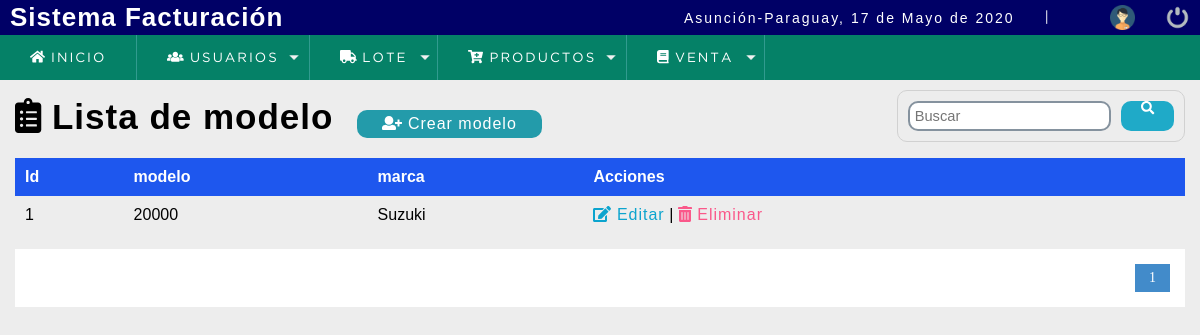
/sistema/lista_modelo.php (signed in), run on the app's committed database.
### tables this page shows
CREATE TABLE `modelo` (
  `modelo_id` int(11) NOT NULL,
  `modelo_descripcion` varchar(45) DEFAULT NULL,
  `marca_id` int(11) NOT NULL
);

CREATE TABLE `marca` (
  `marca_id` int(11) NOT NULL,
  `marca_descripcion` varchar(45) DEFAULT NULL
);

### sistema/lista_modelo.php (the view, shortened to what this page needs)
<?php
include "../conexion.php";
 ?>
<!DOCTYPE html>
<html lang="en">
<head>
<?php include "includes/scripts.php";?>
</head>
<body>
<?php include "includes/header.php"; ?>
	<section id="container">
		<h1><i class="fas fa-clipboard-list"></i> Lista de modelo</h1>
		<a href="registro_modelo.php" class="btn_new"><i class="fas fa-user-plus"></i> Crear modelo</a>
		<form action="buscar_modelo.php" method="get" class="form_search">
			<input type="text" name="busqueda" id="busqueda" placeholder="Buscar">
			<button type="submit" class="btn_search"><i class="fas fa-search"></i></button>
		</form>
		<table>
			<tr>
				<th>Id</th>
				<th>modelo</th>
				<th>marca</th>
				<th>Acciones</th>
			</tr>
			<?php
				$sql_register = mysqli_query($conection,"SELECT COUNT(*) as total_registro
																								FROM marca");
				$result_register = mysqli_fetch_array($sql_register);
				$total_registro = $result_register['total_registro'];
				$por_pagina = 5;
				if (empty($_GET['pagina']))
				{
						$pagina = 1;
				}else {
					$pagina = $_GET['pagina'];
				}
				$desde = ($pagina-1) * $por_pagina;
				$total_paginas = ceil($total_registro / $por_pagina);
					$query = mysqli_query($conection, "SELECT modelo_id,modelo_descripcion,m.marca_id,m.marca_descripcion
																						 from marca m, modelo mo
																						 where mo.marca_id = m.marca_id
																						 LIMIT $desde,$por_pagina");
					$result = mysqli_num_rows($query);
					if ($result >0 )
					{
						while ($data = mysqli_fetch_array($query))
						{
      ?>
			<tr>
				<td><?php echo $data[0]; ?></td>
				<td><?php echo $data[1] ; ?></td>
				<td><?php echo $data[3] ; ?></td>
				<td>
					<a class="link_edit" href="editar_modelo.php?id=<?php echo $data[0]; ?>"><i class="fas fa-edit"></i> Editar</a>
					|
					<a class="link_delete" href="eliminar_confirmar_modelo.php?id=<?php echo $data[0]; ?>"><i class="fas fa-trash-alt"></i> Eliminar</a>
			  </td>
			</tr>
     <?php
		      }
	       }
     ?>
		</table>
		<div class="paginador">
			<ul>
				<?php
					for ($i=1; $i <= $total_paginas; $i++)
					{
						if ($i == $pagina)
						{
							echo '<li class="pageSelected"> '.$i.' </li>';
						}else
						{
								echo '<li> <a href="?pagina='.$i.'">'.$i.' </a> </li>';
						}
					}
				 ?>
			</ul>
		</div>
	</section>
</body>
</html>

### sistema/css/style.css (style rules this page uses)
* { margin: 0; padding: 0; box-sizing: border-box; }
body { background: #ededed; }
h1, h2, h3, h4, h5, h6 { font-family: 'arial'; font-weight: bold; letter-spacing: 1px; }
h1 { font-size: 26px; }
a { text-decoration: none; font-family: arial; letter-spacing: 1px; }
#container { padding: 90px 15px 15px; }
form { background: #3D789B; margin: auto; padding: 20px 50px; border: 1px solid #d1d1d1; border-radius: 10px; }
input,select,textarea,select, option { display: block; width: 100%; font-size: 11pt; padding: 5px; border: 2px solid #85929e; border-radius: 10px; }
#container h1 { font-size: 35px; display: inline-block; }
.btn_new { display: inline-block; background: #239baa; color: #fff; padding: 5px 25px; border-radius: 10px; margin: 20px; }
table { border-collapse: collapse; font-size: 12pt; font-family: 'arial'; width: 100%; }
table th { text-align: left; padding: 10px; background: #1E57EE; color: #fff; }
table tr:nth-child(odd) { background: #fff; }
table td { padding: 10px; }
.link_edit { color: #0ca4ce; }
.link_delete { color: #f26b; }
.paginador ul { padding: 15px; list-style: none; background: #fff; margin-top: 15px; display: -webkit-flex; display: -moz-flex; display: -ms-flex; display: -o-flex; display: flex; justify-content: flex-end; }
.paginador a, .pageSelected { color: #428bca; border: 1px solid #ddd; padding: 5px; display: inline-block; font-size: 14px; text-align: center; width: 35px; }
.pageSelected { color: #fff; background: #428bca; border: 1px solid #428bca; }
.form_search { display: -webkit-flex; display: -moz-flex; display: -ms-flex; display: -o-flex; display: flex; float: right; background: initial; padding: 10px; border-radius: 10px; }
.form_search .btn_search { background: #1faac8; color: #fff; padding: 0 20px; border: 1px; cursor: pointer; margin-left: 10px; display: -webkit-flex; display: -moz-flex; display: -ms-flex; display: -o-flex; display: flex; border-radius: 10px; }

### data on the page
modelo: modelo_id "1", modelo_descripcion "20000", marca.marca_descripcion "Suzuki"

### other printed values
fechaC() "17 de Mayo de 2020"
